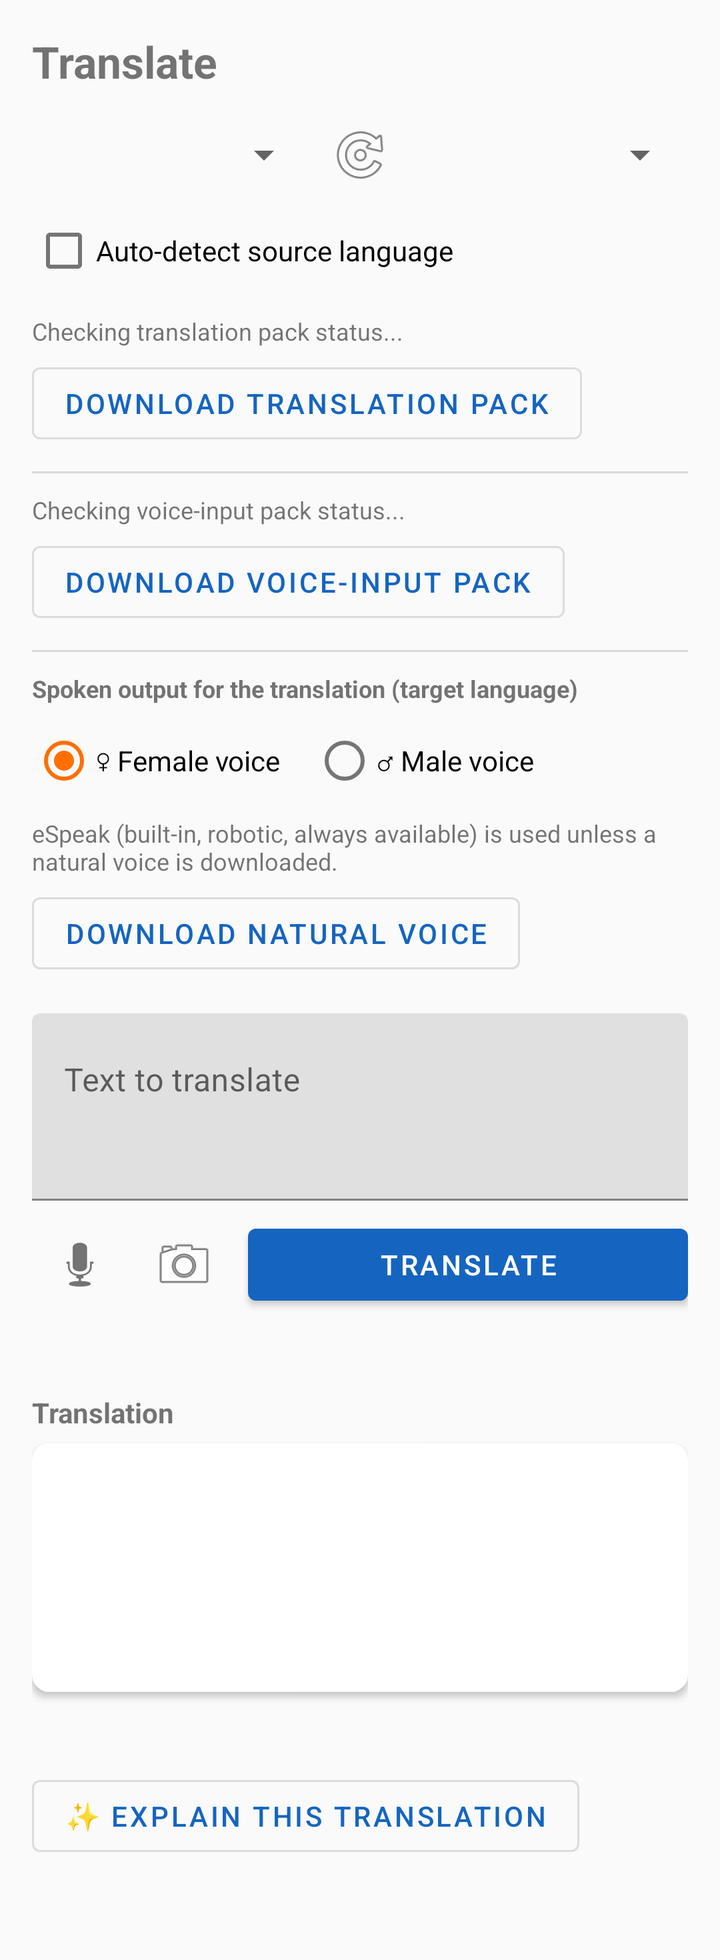
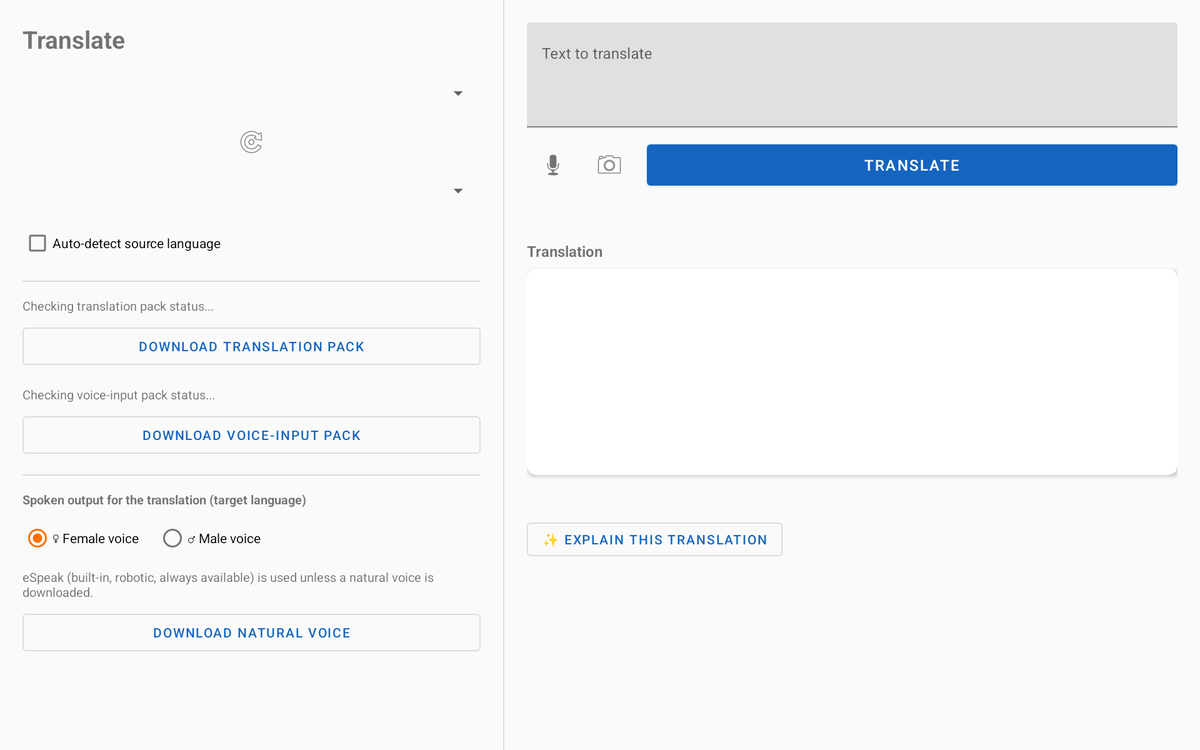

An Android layout and its configuration variant, each rendered on a device that would load it. The default file and the variant file are quoted in full after the pictures.
<!-- AndroidManifest.xml: application theme Theme.RetroidTranslator -->
<!-- res/layout/fragment_translate.xml -->
<?xml version="1.0" encoding="utf-8"?>
<ScrollView xmlns:android="http://schemas.android.com/apk/res/android"
    xmlns:app="http://schemas.android.com/apk/res-auto"
    android:layout_width="match_parent"
    android:layout_height="match_parent"
    android:fillViewport="true">

    <LinearLayout
        android:layout_width="match_parent"
        android:layout_height="wrap_content"
        android:orientation="vertical"
        android:paddingHorizontal="16dp"
        android:paddingTop="16dp"
        android:paddingBottom="48dp">

        <TextView
            android:layout_width="wrap_content"
            android:layout_height="wrap_content"
            android:text="Translate"
            android:textSize="22sp"
            android:textStyle="bold"
            android:layout_marginBottom="12dp" />

        
        <LinearLayout
            android:layout_width="match_parent"
            android:layout_height="wrap_content"
            android:orientation="horizontal"
            android:gravity="center_vertical">

            <Spinner
                android:id="@+id/spinnerSource"
                android:layout_width="0dp"
                android:layout_height="wrap_content"
                android:layout_weight="1" />

            <ImageButton
                android:id="@+id/btnSwapLanguages"
                android:layout_width="40dp"
                android:layout_height="40dp"
                android:layout_marginHorizontal="4dp"
                android:background="?attr/selectableItemBackgroundBorderless"
                android:contentDescription="Swap languages"
                android:src="@android:drawable/ic_menu_rotate" />

            <Spinner
                android:id="@+id/spinnerTarget"
                android:layout_width="0dp"
                android:layout_height="wrap_content"
                android:layout_weight="1" />
        </LinearLayout>

        <CheckBox
            android:id="@+id/checkboxAutoDetect"
            android:layout_width="wrap_content"
            android:layout_height="wrap_content"
            android:text="Auto-detect source language"
            android:layout_marginTop="4dp" />

        <TextView
            android:id="@+id/textModelStatus"
            android:layout_width="wrap_content"
            android:layout_height="wrap_content"
            android:textSize="12sp"
            android:layout_marginTop="8dp"
            android:text="Checking translation pack status..." />

        <Button
            android:id="@+id/btnDownloadModels"
            style="@style/Widget.MaterialComponents.Button.OutlinedButton"
            android:layout_width="wrap_content"
            android:layout_height="wrap_content"
            android:layout_marginTop="4dp"
            android:text="Download translation pack" />

        <View
            android:layout_width="match_parent"
            android:layout_height="1dp"
            android:layout_marginVertical="10dp"
            android:background="#22000000" />

        <TextView
            android:id="@+id/textSttStatus"
            android:layout_width="wrap_content"
            android:layout_height="wrap_content"
            android:textSize="12sp"
            android:text="Checking voice-input pack status..." />

        <Button
            android:id="@+id/btnDownloadStt"
            style="@style/Widget.MaterialComponents.Button.OutlinedButton"
            android:layout_width="wrap_content"
            android:layout_height="wrap_content"
            android:layout_marginTop="4dp"
            android:text="Download voice-input pack" />

        <View
            android:layout_width="match_parent"
            android:layout_height="1dp"
            android:layout_marginVertical="10dp"
            android:background="#22000000" />

        <TextView
            android:layout_width="wrap_content"
            android:layout_height="wrap_content"
            android:text="Spoken output for the translation (target language)"
            android:textSize="12sp"
            android:textStyle="bold" />

        <RadioGroup
            android:id="@+id/radioGroupGender"
            android:layout_width="wrap_content"
            android:layout_height="wrap_content"
            android:orientation="horizontal"
            android:layout_marginTop="4dp">

            <RadioButton
                android:id="@+id/radioFemale"
                android:layout_width="wrap_content"
                android:layout_height="wrap_content"
                android:text="♀ Female voice"
                android:checked="true" />

            <RadioButton
                android:id="@+id/radioMale"
                android:layout_width="wrap_content"
                android:layout_height="wrap_content"
                android:layout_marginStart="16dp"
                android:text="♂ Male voice" />
        </RadioGroup>

        <TextView
            android:id="@+id/textNaturalVoiceStatus"
            android:layout_width="wrap_content"
            android:layout_height="wrap_content"
            android:textSize="12sp"
            android:layout_marginTop="4dp"
            android:text="eSpeak (built-in, robotic, always available) is used unless a natural voice is downloaded." />

        <Button
            android:id="@+id/btnDownloadNaturalVoice"
            style="@style/Widget.MaterialComponents.Button.OutlinedButton"
            android:layout_width="wrap_content"
            android:layout_height="wrap_content"
            android:layout_marginTop="4dp"
            android:text="Download natural voice" />

        
        <com.google.android.material.textfield.TextInputLayout
            android:layout_width="match_parent"
            android:layout_height="wrap_content"
            android:layout_marginTop="16dp"
            android:hint="Text to translate">

            <com.google.android.material.textfield.TextInputEditText
                android:id="@+id/editInput"
                android:layout_width="match_parent"
                android:layout_height="wrap_content"
                android:minLines="3"
                android:gravity="top|start"
                android:inputType="textMultiLine|textCapSentences" />
        </com.google.android.material.textfield.TextInputLayout>

        <LinearLayout
            android:layout_width="match_parent"
            android:layout_height="wrap_content"
            android:orientation="horizontal"
            android:layout_marginTop="8dp"
            android:gravity="center_vertical">

            <ImageButton
                android:id="@+id/btnMic"
                android:layout_width="48dp"
                android:layout_height="48dp"
                android:background="?attr/selectableItemBackgroundBorderless"
                android:contentDescription="Voice input"
                android:src="@android:drawable/ic_btn_speak_now" />

            
            <ImageButton
                android:id="@+id/btnCamera"
                android:layout_width="48dp"
                android:layout_height="48dp"
                android:layout_marginStart="4dp"
                android:background="?attr/selectableItemBackgroundBorderless"
                android:contentDescription="Scan text with camera"
                android:src="@android:drawable/ic_menu_camera" />

            <Button
                android:id="@+id/btnTranslate"
                android:layout_width="0dp"
                android:layout_height="wrap_content"
                android:layout_weight="1"
                android:layout_marginStart="8dp"
                android:text="Translate" />
        </LinearLayout>

        <TextView
            android:id="@+id/textMicStatus"
            android:layout_width="wrap_content"
            android:layout_height="wrap_content"
            android:layout_marginTop="4dp"
            android:textSize="12sp"
            android:textStyle="italic" />

        
        <TextView
            android:layout_width="wrap_content"
            android:layout_height="wrap_content"
            android:layout_marginTop="20dp"
            android:text="Translation"
            android:textStyle="bold" />

        <androidx.cardview.widget.CardView
            android:layout_width="match_parent"
            android:layout_height="wrap_content"
            android:layout_marginTop="6dp"
            app:cardElevation="2dp"
            app:cardCornerRadius="8dp">

            <LinearLayout
                android:layout_width="match_parent"
                android:layout_height="wrap_content"
                android:orientation="vertical"
                android:padding="12dp">

                <TextView
                    android:id="@+id/textResult"
                    android:layout_width="match_parent"
                    android:layout_height="wrap_content"
                    android:minHeight="60dp"
                    android:textSize="18sp"
                    android:text="" />

                <ImageButton
                    android:id="@+id/btnSpeak"
                    android:layout_width="40dp"
                    android:layout_height="40dp"
                    android:layout_gravity="end"
                    android:background="?attr/selectableItemBackgroundBorderless"
                    android:contentDescription="Speak translation"
                    android:src="@android:drawable/ic_lock_silent_mode_off" />
            </LinearLayout>
        </androidx.cardview.widget.CardView>

        <TextView
            android:id="@+id/textDetected"
            android:layout_width="wrap_content"
            android:layout_height="wrap_content"
            android:layout_marginTop="8dp"
            android:textSize="12sp"
            android:textStyle="italic" />

        
        <LinearLayout
            android:id="@+id/rowLlmAssist"
            android:layout_width="match_parent"
            android:layout_height="wrap_content"
            android:layout_marginTop="14dp"
            android:orientation="vertical">

            <Button
                android:id="@+id/btnLlmExplain"
                style="@style/Widget.MaterialComponents.Button.OutlinedButton"
                android:layout_width="wrap_content"
                android:layout_height="wrap_content"
                android:text="✨ Explain this translation" />

            <TextView
                android:id="@+id/textLlmStatus"
                android:layout_width="match_parent"
                android:layout_height="wrap_content"
                android:layout_marginTop="4dp"
                android:textSize="12sp"
                android:textStyle="italic"
                android:visibility="gone" />

            <androidx.cardview.widget.CardView
                android:id="@+id/cardLlmExplanation"
                android:layout_width="match_parent"
                android:layout_height="wrap_content"
                android:layout_marginTop="6dp"
                android:visibility="gone"
                app:cardElevation="1dp"
                app:cardCornerRadius="8dp">

                <LinearLayout
                    android:layout_width="match_parent"
                    android:layout_height="wrap_content"
                    android:orientation="vertical"
                    android:padding="12dp">

                    <TextView
                        android:id="@+id/textLlmExplanation"
                        android:layout_width="match_parent"
                        android:layout_height="wrap_content"
                        android:textSize="14sp" />

                    <TextView
                        android:layout_width="match_parent"
                        android:layout_height="wrap_content"
                        android:layout_marginTop="8dp"
                        android:textSize="10sp"
                        android:textStyle="italic"
                        android:text="On-device AI (Qwen2.5 1.5B) response - may be inaccurate. Not a substitute for the translation above." />
                </LinearLayout>
            </androidx.cardview.widget.CardView>
        </LinearLayout>

    </LinearLayout>
</ScrollView>
<!-- resources referenced by this layout -->
<resources>
  <style name="Theme.RetroidTranslator" parent="Theme.MaterialComponents.DayNight.NoActionBar">
          <item name="colorPrimary">@color/colorPrimary</item>
          <item name="colorPrimaryDark">@color/colorPrimaryDark</item>
          <item name="colorAccent">@color/colorAccent</item>
          <item name="android:windowBackground">@color/background_light</item>
      </style>
  <color name="colorPrimary">#1565C0</color>
  <color name="colorPrimaryDark">#0D47A1</color>
  <color name="colorAccent">#FF6F00</color>
  <color name="background_light">#FAFAFA</color>
</resources>
<!-- res/layout-sw720dp/fragment_translate.xml (the repository's variant of the layout above) -->
<!-- drawn on a large tablet held sideways -->
<?xml version="1.0" encoding="utf-8"?>
<LinearLayout xmlns:android="http://schemas.android.com/apk/res/android"
    xmlns:app="http://schemas.android.com/apk/res-auto"
    android:layout_width="match_parent"
    android:layout_height="match_parent"
    android:orientation="horizontal">

    
    <ScrollView
        android:layout_width="0dp"
        android:layout_height="match_parent"
        android:layout_weight="42"
        android:fillViewport="true">

        <LinearLayout
            android:layout_width="match_parent"
            android:layout_height="wrap_content"
            android:orientation="vertical"
            android:paddingHorizontal="24dp"
            android:paddingTop="24dp"
            android:paddingBottom="24dp">

            <TextView
                android:layout_width="wrap_content"
                android:layout_height="wrap_content"
                android:text="Translate"
                android:textSize="26sp"
                android:textStyle="bold"
                android:layout_marginBottom="16dp" />

            <Spinner
                android:id="@+id/spinnerSource"
                android:layout_width="match_parent"
                android:layout_height="48dp" />

            <ImageButton
                android:id="@+id/btnSwapLanguages"
                android:layout_width="48dp"
                android:layout_height="48dp"
                android:layout_gravity="center_horizontal"
                android:layout_marginVertical="4dp"
                android:background="?attr/selectableItemBackgroundBorderless"
                android:contentDescription="Swap languages"
                android:src="@android:drawable/ic_menu_rotate" />

            <Spinner
                android:id="@+id/spinnerTarget"
                android:layout_width="match_parent"
                android:layout_height="48dp" />

            <CheckBox
                android:id="@+id/checkboxAutoDetect"
                android:layout_width="wrap_content"
                android:layout_height="wrap_content"
                android:text="Auto-detect source language"
                android:layout_marginTop="8dp" />

            <View
                android:layout_width="match_parent"
                android:layout_height="1dp"
                android:layout_marginVertical="16dp"
                android:background="#22000000" />

            <TextView
                android:id="@+id/textModelStatus"
                android:layout_width="wrap_content"
                android:layout_height="wrap_content"
                android:textSize="13sp"
                android:text="Checking translation pack status..." />

            <Button
                android:id="@+id/btnDownloadModels"
                style="@style/Widget.MaterialComponents.Button.OutlinedButton"
                android:layout_width="match_parent"
                android:layout_height="wrap_content"
                android:minHeight="52dp"
                android:layout_marginTop="8dp"
                android:text="Download translation pack" />

            <TextView
                android:id="@+id/textSttStatus"
                android:layout_width="wrap_content"
                android:layout_height="wrap_content"
                android:textSize="13sp"
                android:layout_marginTop="16dp"
                android:text="Checking voice-input pack status..." />

            <Button
                android:id="@+id/btnDownloadStt"
                style="@style/Widget.MaterialComponents.Button.OutlinedButton"
                android:layout_width="match_parent"
                android:layout_height="wrap_content"
                android:minHeight="52dp"
                android:layout_marginTop="8dp"
                android:text="Download voice-input pack" />

            <View
                android:layout_width="match_parent"
                android:layout_height="1dp"
                android:layout_marginVertical="16dp"
                android:background="#22000000" />

            <TextView
                android:layout_width="wrap_content"
                android:layout_height="wrap_content"
                android:text="Spoken output for the translation (target language)"
                android:textSize="13sp"
                android:textStyle="bold" />

            <RadioGroup
                android:id="@+id/radioGroupGender"
                android:layout_width="wrap_content"
                android:layout_height="wrap_content"
                android:orientation="horizontal"
                android:layout_marginTop="8dp">

                <RadioButton
                    android:id="@+id/radioFemale"
                    android:layout_width="wrap_content"
                    android:layout_height="48dp"
                    android:text="♀ Female voice"
                    android:checked="true" />

                <RadioButton
                    android:id="@+id/radioMale"
                    android:layout_width="wrap_content"
                    android:layout_height="48dp"
                    android:layout_marginStart="20dp"
                    android:text="♂ Male voice" />
            </RadioGroup>

            <TextView
                android:id="@+id/textNaturalVoiceStatus"
                android:layout_width="wrap_content"
                android:layout_height="wrap_content"
                android:textSize="13sp"
                android:layout_marginTop="8dp"
                android:text="eSpeak (built-in, robotic, always available) is used unless a natural voice is downloaded." />

            <Button
                android:id="@+id/btnDownloadNaturalVoice"
                style="@style/Widget.MaterialComponents.Button.OutlinedButton"
                android:layout_width="match_parent"
                android:layout_height="wrap_content"
                android:minHeight="52dp"
                android:layout_marginTop="8dp"
                android:text="Download natural voice" />

        </LinearLayout>
    </ScrollView>

    <View
        android:layout_width="1dp"
        android:layout_height="match_parent"
        android:background="?android:attr/listDivider" />

    
    <ScrollView
        android:layout_width="0dp"
        android:layout_height="match_parent"
        android:layout_weight="58"
        android:fillViewport="true">

        <LinearLayout
            android:layout_width="match_parent"
            android:layout_height="wrap_content"
            android:orientation="vertical"
            android:paddingHorizontal="24dp"
            android:paddingTop="24dp"
            android:paddingBottom="24dp">

            <com.google.android.material.textfield.TextInputLayout
                android:layout_width="match_parent"
                android:layout_height="wrap_content"
                android:hint="Text to translate">

                <com.google.android.material.textfield.TextInputEditText
                    android:id="@+id/editInput"
                    android:layout_width="match_parent"
                    android:layout_height="wrap_content"
                    android:minLines="4"
                    android:gravity="top|start"
                    android:inputType="textMultiLine|textCapSentences" />
            </com.google.android.material.textfield.TextInputLayout>

            <LinearLayout
                android:layout_width="match_parent"
                android:layout_height="wrap_content"
                android:orientation="horizontal"
                android:layout_marginTop="12dp"
                android:gravity="center_vertical">

                <ImageButton
                    android:id="@+id/btnMic"
                    android:layout_width="56dp"
                    android:layout_height="56dp"
                    android:background="?attr/selectableItemBackgroundBorderless"
                    android:contentDescription="Voice input"
                    android:src="@android:drawable/ic_btn_speak_now" />

                
                <ImageButton
                    android:id="@+id/btnCamera"
                    android:layout_width="56dp"
                    android:layout_height="56dp"
                    android:layout_marginStart="4dp"
                    android:background="?attr/selectableItemBackgroundBorderless"
                    android:contentDescription="Scan text with camera"
                    android:src="@android:drawable/ic_menu_camera" />

                <Button
                    android:id="@+id/btnTranslate"
                    android:layout_width="0dp"
                    android:layout_height="56dp"
                    android:layout_weight="1"
                    android:layout_marginStart="12dp"
                    android:textSize="16sp"
                    android:text="Translate" />
            </LinearLayout>

            <TextView
                android:id="@+id/textMicStatus"
                android:layout_width="wrap_content"
                android:layout_height="wrap_content"
                android:layout_marginTop="6dp"
                android:textSize="13sp"
                android:textStyle="italic" />

            <TextView
                android:layout_width="wrap_content"
                android:layout_height="wrap_content"
                android:layout_marginTop="28dp"
                android:text="Translation"
                android:textSize="16sp"
                android:textStyle="bold" />

            <androidx.cardview.widget.CardView
                android:layout_width="match_parent"
                android:layout_height="wrap_content"
                android:layout_marginTop="8dp"
                app:cardElevation="3dp"
                app:cardCornerRadius="10dp">

                <LinearLayout
                    android:layout_width="match_parent"
                    android:layout_height="wrap_content"
                    android:orientation="vertical"
                    android:padding="18dp">

                    <TextView
                        android:id="@+id/textResult"
                        android:layout_width="match_parent"
                        android:layout_height="wrap_content"
                        android:minHeight="140dp"
                        android:textSize="20sp"
                        android:text="" />

                    <ImageButton
                        android:id="@+id/btnSpeak"
                        android:layout_width="44dp"
                        android:layout_height="44dp"
                        android:layout_gravity="end"
                        android:background="?attr/selectableItemBackgroundBorderless"
                        android:contentDescription="Speak translation"
                        android:src="@android:drawable/ic_lock_silent_mode_off" />
                </LinearLayout>
            </androidx.cardview.widget.CardView>

            <TextView
                android:id="@+id/textDetected"
                android:layout_width="wrap_content"
                android:layout_height="wrap_content"
                android:layout_marginTop="10dp"
                android:textSize="13sp"
                android:textStyle="italic" />

            
            <LinearLayout
                android:id="@+id/rowLlmAssist"
                android:layout_width="match_parent"
                android:layout_height="wrap_content"
                android:layout_marginTop="16dp"
                android:orientation="vertical">

                <Button
                    android:id="@+id/btnLlmExplain"
                    style="@style/Widget.MaterialComponents.Button.OutlinedButton"
                    android:layout_width="wrap_content"
                    android:layout_height="wrap_content"
                    android:text="✨ Explain this translation" />

                <TextView
                    android:id="@+id/textLlmStatus"
                    android:layout_width="match_parent"
                    android:layout_height="wrap_content"
                    android:layout_marginTop="4dp"
                    android:textSize="13sp"
                    android:textStyle="italic"
                    android:visibility="gone" />

                <androidx.cardview.widget.CardView
                    android:id="@+id/cardLlmExplanation"
                    android:layout_width="match_parent"
                    android:layout_height="wrap_content"
                    android:layout_marginTop="6dp"
                    android:visibility="gone"
                    app:cardElevation="1dp"
                    app:cardCornerRadius="8dp">

                    <LinearLayout
                        android:layout_width="match_parent"
                        android:layout_height="wrap_content"
                        android:orientation="vertical"
                        android:padding="14dp">

                        <TextView
                            android:id="@+id/textLlmExplanation"
                            android:layout_width="match_parent"
                            android:layout_height="wrap_content"
                            android:textSize="15sp" />

                        <TextView
                            android:layout_width="match_parent"
                            android:layout_height="wrap_content"
                            android:layout_marginTop="8dp"
                            android:textSize="11sp"
                            android:textStyle="italic"
                            android:text="On-device AI (Qwen2.5 1.5B) response - may be inaccurate. Not a substitute for the translation above." />
                    </LinearLayout>
                </androidx.cardview.widget.CardView>
            </LinearLayout>

        </LinearLayout>
    </ScrollView>

</LinearLayout>
